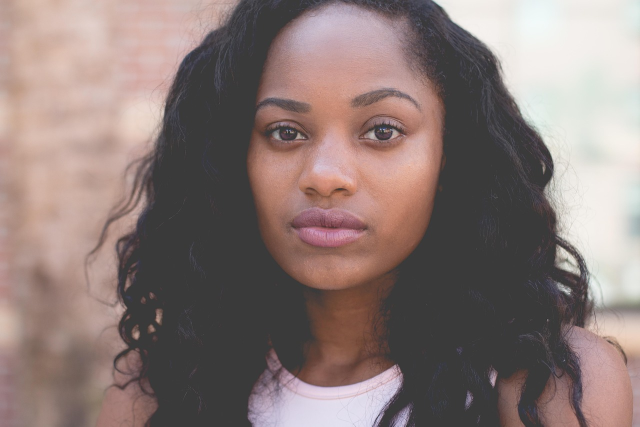
#> input picture imagen.jpg, 1280 x 853 px (shown at 1/2 size)
$ python RotacionDeImagen.py
#> lines starting #> are read from the running program, lines starting #| are printed output that depends on the picture; after the words box and inside, x2 and y2 are one past the last pixel; in counts of white or black regions, pixels touching at a corner belong together
import cv2
import matplotlib.pyplot as plt

img = cv2.imread("imagen.jpg")
#> img is the input picture: shape (853, 1280, 3); mean B, G, R 118.3, 121.7, 138.3
img_rgb = cv2.cvtColor(img, cv2.COLOR_BGR2RGB)

(h, w ) = img.shape[:2]
#> h = 853; w = 1280
center = (w//2 , h//2)
#> center = (640, 426)
M = cv2.getRotationMatrix2D(center, 45, 1.0)
rotated = cv2.warpAffine(img_rgb, M ,(w,h))
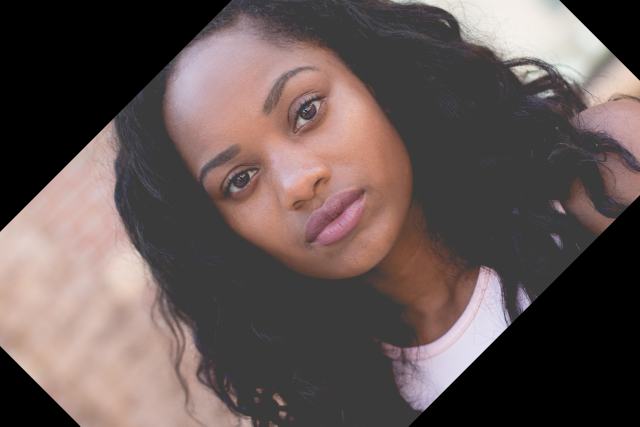
#> rotated: shape (853, 1280, 3) (shown at 1/2 size); mean R, G, B 98.4, 84.8, 82.6

resized = cv2.resize(img_rgb , (200, 200))
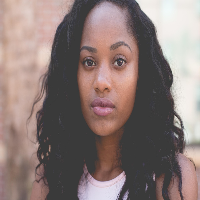
#> resized: shape (200, 200, 3); mean R, G, B 138.2, 121.6, 118.2


## escala de grises
gray = cv2.cvtColor(img , cv2.COLOR_BGR2GRAY)
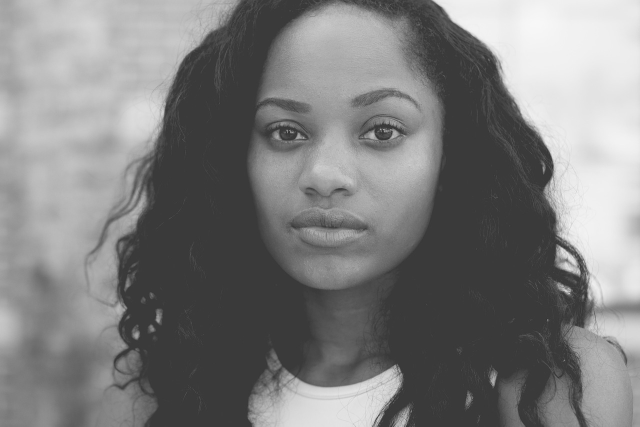
#> gray: shape (853, 1280) (shown at 1/2 size); min 32, max 248, mean 126.2
edges = cv2.Canny(gray , 100 , 200)
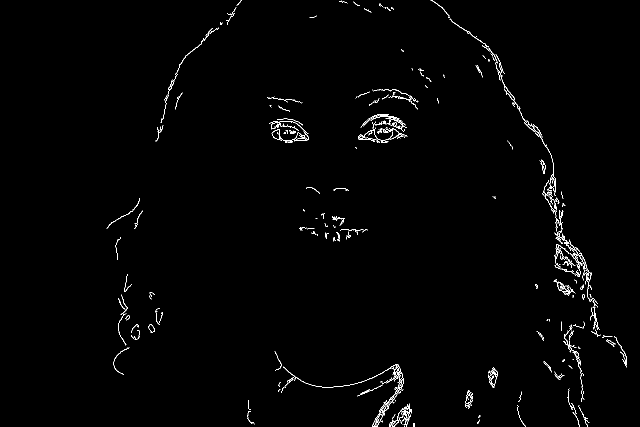
#> edges: shape (853, 1280) (shown at 1/2 size); 0.99% white in thin lines or dots, all inside (x1, y1, x2, y2) = (213, 0, 1254, 853)

plt.subplot(1,2,1)
plt.imshow(rotated)
plt.title("Imagen rotado")
plt.axis("off")

plt.subplot(1,2,2)
plt.imshow(resized)
plt.axis("off")
plt.title("Imagen Reescalada")

plt.imshow(edges, cmap='gray')
plt.title("Bordes canny")
plt.axis("off")

plt.show()
